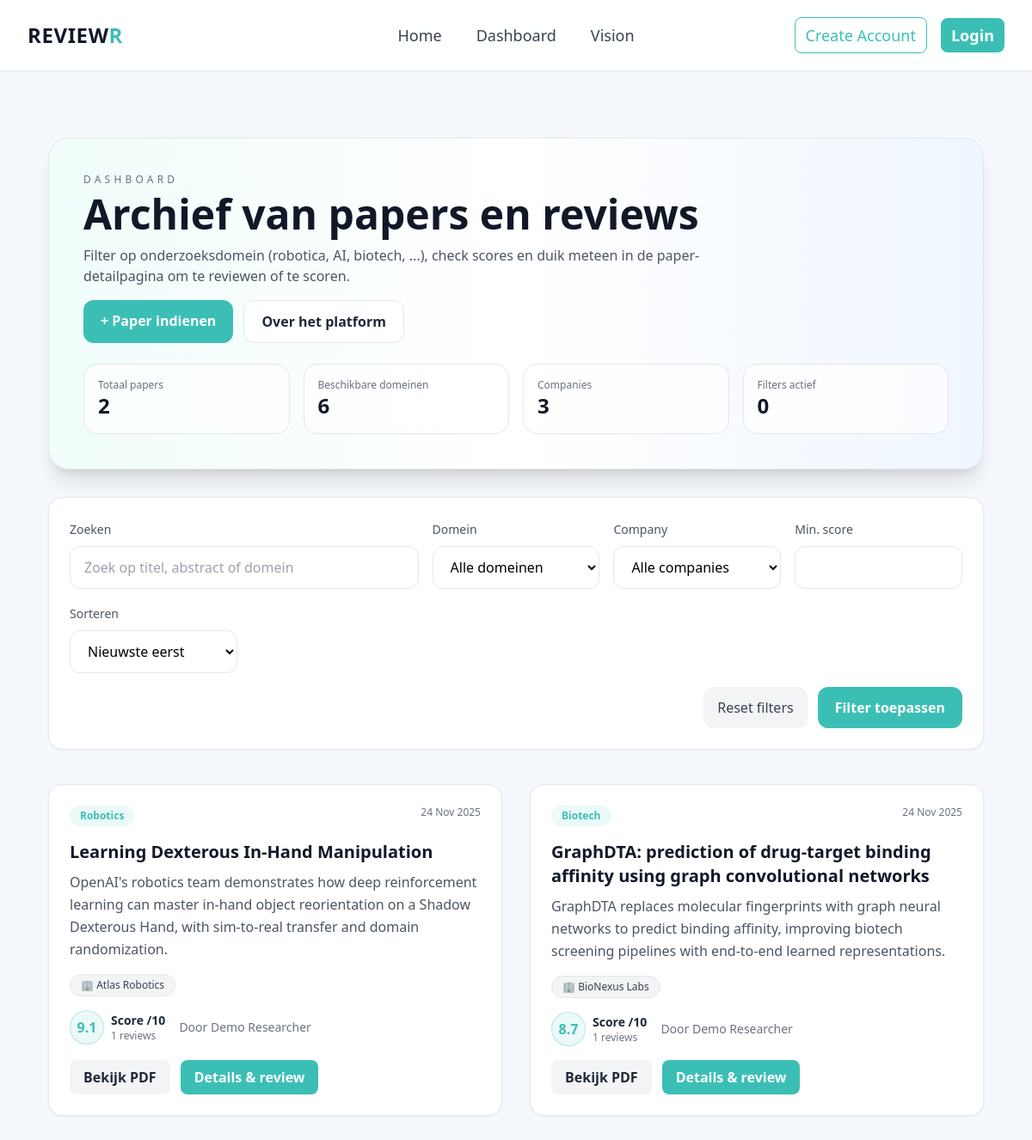
/dashboard, run on the app's committed database.
### app/models.py (models this page shows, shortened)
class Paper(db.Model):
    __tablename__ = "Paper"
    paper_id = db.Column(db.Integer, primary_key=True)
    user_id = db.Column(db.Integer, db.ForeignKey('User.user_id', ondelete='CASCADE'))
    title = db.Column(db.String(255), nullable=False)
    abstract = db.Column(db.Text)
    research_domain = db.Column(db.String(120), default="General", nullable=False)
    upload_date = db.Column(db.DateTime, server_default=db.func.now())
    file_path = db.Column(db.String(512), nullable=False)
    reviews = db.relationship('Review', backref='paper', lazy=True)
    companies = db.relationship('PaperCompany', back_populates='paper')

class PaperCompany(db.Model):
    __tablename__ = "PaperCompany"
    paper_id = db.Column(db.Integer, db.ForeignKey('Paper.paper_id', ondelete='CASCADE'), primary_key=True)
    company_id = db.Column(db.Integer, db.ForeignKey('Company.company_id', ondelete='CASCADE'), primary_key=True)
    paper = db.relationship('Paper', back_populates='companies')
    company = db.relationship('Company', back_populates='papers')

class Company(db.Model):
    __tablename__ = "Company"
    company_id = db.Column(db.Integer, primary_key=True)
    name = db.Column(db.String(255), nullable=False)
    industry = db.Column(db.String(255))
    papers = db.relationship('PaperCompany', back_populates='company')

class User(db.Model):
    __tablename__ = "User"
    user_id = db.Column(db.Integer, primary_key=True)
    name = db.Column(db.String(255), nullable=False)
    email = db.Column(db.String(255), unique=True, nullable=False)
    role = db.Column(db.String(100), nullable=False)
    papers = db.relationship('Paper', backref='author', lazy=True)
    reviews = db.relationship('Review', backref='reviewer', lazy=True)

### app/routes.py (the view, shortened to what this page needs)
@main.route("/dashboard")
def dashboard():
    search = request.args.get("q", "").strip()
    selected_domain = request.args.get("domain", "all")
    selected_company = request.args.get("company", "").strip()
    min_score = request.args.get("min_score", "").strip()
    sort = request.args.get("sort", "newest")
    try:
        ensure_demo_content()
        avg_subq = (
            db.session.query(
                Review.paper_id.label("paper_id"),
                func.avg(Review.score).label("avg_score"),
                func.count(Review.review_id).label("score_count"),
            )
            .group_by(Review.paper_id)
            .subquery()
        )
        query = Paper.query
        if selected_domain and selected_domain != "all":
            query = query.filter(Paper.research_domain.ilike(f"%{selected_domain}%"))
        if selected_company:
            query = query.join(PaperCompany).join(Company).filter(Company.name.ilike(f"%{selected_company}%"))
        query = query.outerjoin(avg_subq, Paper.paper_id == avg_subq.c.paper_id)
        min_score_val = None
        if min_score:
            try:
                min_score_val = float(min_score)
                query = query.filter(func.coalesce(avg_subq.c.avg_score, 0) >= min_score_val)
            except ValueError:
                min_score_val = None
        if sort == "best":
            query = query.order_by(func.coalesce(avg_subq.c.avg_score, 0).desc())
        else:
            query = query.order_by(Paper.upload_date.desc())
        papers = (
            query.options(
                joinedload(Paper.author),
                joinedload(Paper.reviews).joinedload(Review.reviewer),
                joinedload(Paper.reviews).joinedload(Review.company),
                joinedload(Paper.companies).joinedload(PaperCompany.company),
            )
            .distinct()
            .all()
        )
        avg_rows = db.session.query(avg_subq.c.paper_id, avg_subq.c.avg_score, avg_subq.c.score_count).all()
        score_map = {
            row.paper_id: {
                "avg": round(float(row.avg_score), 1) if row.avg_score is not None else None,
                "count": row.score_count,
            }
            for row in avg_rows
        }
        domain_rows = db.session.query(Paper.research_domain).distinct().all()
        domain_filters = sorted({d.research_domain for d in domain_rows if d.research_domain}.union(set(POPULAR_DOMAINS)))
        companies = Company.query.order_by(Company.name).all()
        return render_template(
            "dashboard.html",
            title="Dashboard",
            papers=papers,
            score_map=score_map,
            domains=domain_filters,
            companies=companies,
            selected_domain=selected_domain,
            selected_company=selected_company,
            min_score=min_score_val if min_score_val is not None else "",
            sort=sort,
            query=search,
            offline=False,
            offline_error=None,
        )
    except Exception as exc:
        demo_companies = [SimpleNamespace(company_id=i + 1, name=c["name"]) for i, c in enumerate(DEMO_COMPANIES)]
        demo_company_lookup = {c.name: c for c in demo_companies}
        fallback_papers = []
        for i, p in enumerate(DEMO_PAPERS, start=1):
            company_link = SimpleNamespace(company=demo_company_lookup.get(p["company"]))
            paper_obj = SimpleNamespace(
                paper_id=i,
                title=p["title"],
                abstract=p["abstract"],
                research_domain=p["research_domain"],
                upload_date=None,
                file_path=p["file_path"],
                author=SimpleNamespace(name="Demo Author"),
                reviews=[],
                companies=[company_link],
                user_id=0,
            )
            fallback_papers.append(paper_obj)
        fallback_scores = {
            1: {"avg": 9.1, "count": 1},
            2: {"avg": 8.7, "count": 1},
        }
        domain_filters = sorted({p["research_domain"] for p in DEMO_PAPERS}.union(set(POPULAR_DOMAINS)))
        return render_template(
            "dashboard.html",
            title="Dashboard (offline demo)",
            papers=fallback_papers,
            score_map=fallback_scores,
            domains=domain_filters,
            companies=demo_companies,
            selected_domain="all",
            selected_company="",
            min_score="",
            sort="newest",
            query="",
            offline=True,
            offline_error="Database niet bereikbaar, tonen demo data. Detailpagina's zijn klikbaar maar niet schrijfbaar.",
        )

### app/templates/dashboard.html (shortened to what this page needs)
{% extends "base.html" %}
{% block content %}
<section class="bg-gradient-to-r from-teal-50 via-white to-blue-50 border border-gray-200 rounded-3xl shadow-xl p-10">
  <div class="flex flex-col gap-6">
    <div class="flex justify-between flex-wrap gap-4 items-start">
      <div>
        <p class="text-xs uppercase tracking-[0.35em] text-gray-500">Dashboard</p>
        <h1 class="text-4xl md:text-5xl font-extrabold text-gray-900 mt-2">Archief van papers en reviews</h1>
        <p class="text-gray-600 max-w-3xl mt-3">Filter op onderzoeksdomein (robotica, AI, biotech, ...), check scores en duik meteen in de paper-detailpagina om te reviewen of te scoren.</p>
      </div>
      <div class="flex gap-3">
        <a href="{{ url_for('main.upload_paper') }}" class="px-5 py-3 bg-accent text-white rounded-xl font-semibold hover:bg-teal-600 transition">+ Paper indienen</a>
        <a href="{{ url_for('main.about') }}" class="px-5 py-3 bg-white border border-gray-200 text-gray-800 rounded-xl font-semibold hover:bg-gray-100 transition">Over het platform</a>
      </div>
    </div>
    <div class="grid grid-cols-2 md:grid-cols-4 gap-4">
      <div class="bg-white/70 border border-gray-200 rounded-2xl p-4">
        <p class="text-xs text-gray-500">Totaal papers</p>
        <p class="text-2xl font-bold text-gray-900">{{ papers|length }}</p>
      </div>
      <div class="bg-white/70 border border-gray-200 rounded-2xl p-4">
        <p class="text-xs text-gray-500">Beschikbare domeinen</p>
        <p class="text-2xl font-bold text-gray-900">{{ domains|length }}</p>
      </div>
      <div class="bg-white/70 border border-gray-200 rounded-2xl p-4">
        <p class="text-xs text-gray-500">Companies</p>
        <p class="text-2xl font-bold text-gray-900">{{ companies|length }}</p>
      </div>
      <div class="bg-white/70 border border-gray-200 rounded-2xl p-4">
        <p class="text-xs text-gray-500">Filters actief</p>
        <p class="text-2xl font-bold text-gray-900">
          {% set active_filters = 0 %}
          {% if query %}{% set active_filters = active_filters + 1 %}{% endif %}
          {% if selected_domain and selected_domain != 'all' %}{% set active_filters = active_filters + 1 %}{% endif %}
          {% if selected_company %}{% set active_filters = active_filters + 1 %}{% endif %}
          {% if min_score %}{% set active_filters = active_filters + 1 %}{% endif %}
          {{ active_filters }}
        </p>
      </div>
    </div>
  </div>
</section>
<form method="get" class="mt-8 bg-white border border-gray-200 rounded-2xl shadow-sm p-6 grid md:grid-cols-5 gap-4">
  <div class="md:col-span-2">
    <label class="text-sm text-gray-600">Zoeken</label>
    <input type="text" name="q" placeholder="Zoek op titel, abstract of domein" value="{{ query }}"
           class="w-full mt-2 px-4 py-3 rounded-xl border border-gray-200 focus:outline-none focus:ring-2 focus:ring-accent text-black">
  </div>
  <div>
    <label class="text-sm text-gray-600">Domein</label>
    <select name="domain" class="w-full mt-2 px-4 py-3 rounded-xl border border-gray-200 focus:outline-none focus:ring-2 focus:ring-accent text-black bg-white">
      <option value="all" {% if selected_domain == 'all' %}selected{% endif %}>Alle domeinen</option>
    </select>
  </div>
  <div>
    <label class="text-sm text-gray-600">Company</label>
    <select name="company" class="w-full mt-2 px-4 py-3 rounded-xl border border-gray-200 focus:outline-none focus:ring-2 focus:ring-accent text-black bg-white">
      <option value="" {% if not selected_company %}selected{% endif %}>Alle companies</option>
    </select>
  </div>
  <div>
    <label class="text-sm text-gray-600">Min. score</label>
    <input type="number" step="0.1" min="0" max="10" name="min_score" value="{{ min_score }}"
           class="w-full mt-2 px-4 py-3 rounded-xl border border-gray-200 focus:outline-none focus:ring-2 focus:ring-accent text-black">
  </div>
  <div>
    <label class="text-sm text-gray-600">Sorteren</label>
    <select name="sort" class="w-full mt-2 px-4 py-3 rounded-xl border border-gray-200 focus:outline-none focus:ring-2 focus:ring-accent text-black bg-white">
      <option value="newest" {% if sort == 'newest' %}selected{% endif %}>Nieuwste eerst</option>
    </select>
  </div>
  <div class="md:col-span-5 flex flex-wrap gap-3 justify-end">
          <a href="{{ url_for('main.dashboard') }}" class="px-4 py-3 text-gray-700 bg-gray-100 rounded-xl hover:bg-gray-200 transition">Reset filters</a>
          <button type="submit" class="px-5 py-3 bg-accent text-white rounded-xl font-semibold hover:bg-teal-600 transition" {% if offline %}disabled class="opacity-60 cursor-not-allowed"{% endif %}>Filter toepassen</button>
        </div>
</form>
<div class="mt-10 grid md:grid-cols-2 gap-8">
  {% for p in papers %}
    {% set file_ref = p.file_path|default('') %}
    {% if file_ref %}
      {% set pdf_url = file_ref if file_ref.startswith('http') else url_for('static', filename=file_ref) %}
    {% else %}
      {% set pdf_url = '#' %}
    {% endif %}
    {% set stats = score_map.get(p.paper_id) %}
    <article class="group bg-white rounded-2xl border border-gray-200 shadow-sm hover:shadow-xl transition overflow-hidden">
      <div class="p-6 flex flex-col gap-4 h-full">
        <div class="flex justify-between items-start gap-3">
          <span class="px-3 py-1 text-xs font-semibold rounded-full bg-accent/10 text-accent">{{ p.research_domain }}</span>
          <span class="text-xs text-gray-500">{{ p.upload_date.strftime('%d %b %Y') if p.upload_date else '' }}</span>
        </div>
        {% set preview = p.abstract or '' %}
        <div class="space-y-2">
          <h3 class="text-xl font-bold text-gray-900 group-hover:text-accent transition">
            <a href="{{ url_for('main.paper_detail', paper_id=p.paper_id) }}" class="hover:underline">{{ p.title }}</a>
          </h3>
          <p class="text-gray-600 leading-relaxed">{{ preview[:220] }}{% if preview|length > 220 %}...{% endif %}</p>
        </div>
        <div class="flex flex-wrap gap-2">
          {% if p.companies %}
            {% for link in p.companies %}
              <span class="px-3 py-1 text-xs rounded-full bg-gray-100 text-gray-700 border border-gray-200">🏢 {{ link.company.name }}</span>
            {% endfor %}
          {% else %}
            <span class="px-3 py-1 text-xs rounded-full bg-gray-50 text-gray-500 border border-dashed border-gray-200">Nog geen company gelinkt</span>
          {% endif %}
        </div>
        <div class="flex items-center gap-4">
          <div class="flex items-center gap-2">
            <div class="w-10 h-10 rounded-full bg-accent/10 border border-accent/30 flex items-center justify-center text-accent font-bold">
              {% if stats and stats.avg is not none %}{{ stats.avg }}{% else %}--{% endif %}
            </div>
            <div>
              <p class="text-sm font-semibold text-gray-800">Score /10</p>
              <p class="text-xs text-gray-500">{{ stats.count if stats else 0 }} reviews</p>
            </div>
          </div>
          <div class="text-sm text-gray-500">Door {{ p.author.name if p.author else 'Onbekend' }}</div>
        </div>
        <div class="flex flex-wrap gap-3 mt-auto">
          <a href="{{ pdf_url }}" target="_blank" class="px-4 py-2 rounded-lg bg-gray-100 text-gray-800 font-semibold hover:bg-gray-200 transition">Bekijk PDF</a>
          <a href="{{ url_for('main.paper_detail', paper_id=p.paper_id) }}" class="px-4 py-2 rounded-lg bg-accent text-white font-semibold hover:bg-teal-600 transition">Details & review</a>
        </div>
      </div>
    </article>
  {% else %}
    <div class="md:col-span-2 bg-white border border-gray-200 rounded-2xl p-10 text-center text-gray-600">
      Nog geen papers gevonden met deze filters. Dien er eentje in of reset de filters.
    </div>
  {% endfor %}
</div>
{% endblock %}

### app/templates/base.html (shortened to what this page needs)
<!doctype html>
<html lang="nl">
<head>
  <script src="https://cdn.tailwindcss.com"></script>
</head>
<body class="text-gray-800">
  <header class="w-full fixed top-0 z-50 bg-white/90 backdrop-blur border-b border-gray-200">
    <nav class="max-w-7xl mx-auto px-8 py-5 grid grid-cols-3 items-center text-lg">
      <a href="{{ url_for('main.index') }}" class="text-2xl font-extrabold tracking-wide text-gray-900 hover:text-accent transition">
        REVIEW<span class="text-accent">R</span>
      </a>
      <div class="flex justify-center space-x-10 text-gray-700">
        <a href="{{ url_for('main.index') }}" class="hover:text-accent transition">Home</a>
        <a href="{{ url_for('main.dashboard') }}" class="hover:text-accent transition">Dashboard</a>
        <a href="{{ url_for('main.vision') }}" class="hover:text-accent transition">Vision</a>
      </div>
      <div class="flex justify-end items-center space-x-4">
        {% if not session.get('user_id') %}
          <a href="{{ url_for('main.register') }}"
             class="border border-accent px-3 py-1.5 rounded-lg text-accent hover:bg-accent hover:text-white transition">
            Create Account
          </a>
          <a href="{{ url_for('main.login') }}"
             class="px-3 py-1.5 bg-accent text-white rounded-lg font-semibold hover:bg-teal-600 transition">
            Login
          </a>
        {% endif %}
      </div>
    </nav>
  </header>
  <div id="vanta-bg" class="absolute top-0 left-0 w-full h-full -z-10 opacity-20"></div>
  <main class="pt-40 pb-20 px-8 max-w-6xl mx-auto">
    {% block content %}{% endblock %}
  </main>
</body>
</html>

### app/templates/base.html (style rules this page uses)
html, body { background-color: #f5f8fc !important; color: #222 !important; overflow-x: hidden; height: 100%; }

### data on the page
Paper: research_domain "Robotics", upload_date "24 Nov 2025", title "Learning Dexterous In-Hand Manipulation", abstract "OpenAI's robotics team demonstrates how deep reinforcement learning can master in-hand object reorientation on a Shadow Dexterous Hand, with sim-to-real transfer and domain randomization.", avg "9.1", count "1", author "Demo Researcher"
PaperCompany: company.name "Atlas Robotics"
Paper: research_domain "Biotech", upload_date "24 Nov 2025", title "GraphDTA: prediction of drug-target binding affinity using graph convolutional networks", abstract "GraphDTA replaces molecular fingerprints with graph neural networks to predict binding affinity, improving biotech screening pipelines with end-to-end learned representations.", avg "8.7", count "1", author "Demo Researcher"
PaperCompany: company.name "BioNexus Labs"

### other printed values
{{ papers|length }} "2"
{{ domains|length }} "6"
{{ companies|length }} "3"
{{ active_filters }} "0"
